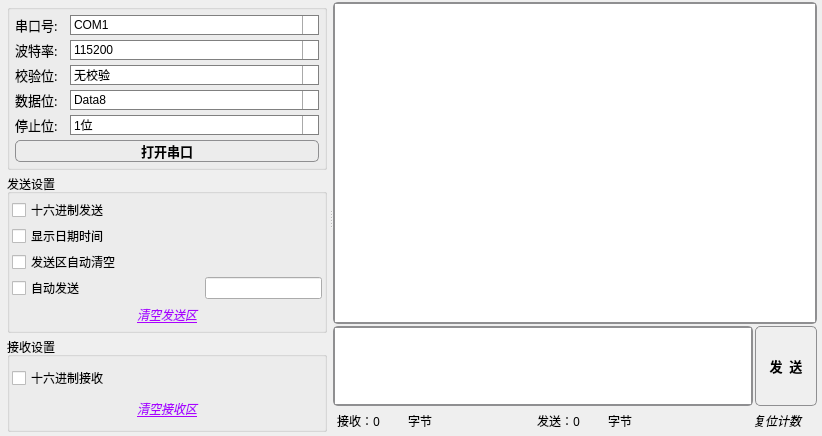
<?xml version="1.0" encoding="UTF-8"?>
<ui version="4.0">
 <class>MSerialWidget</class>
 <widget class="QWidget" name="MSerialWidget">
  <property name="geometry">
   <rect>
    <x>0</x>
    <y>0</y>
    <width>822</width>
    <height>436</height>
   </rect>
  </property>
  <property name="windowTitle">
   <string>Form</string>
  </property>
  <layout class="QGridLayout" name="gridLayout_2">
   <property name="leftMargin">
    <number>5</number>
   </property>
   <property name="topMargin">
    <number>2</number>
   </property>
   <property name="rightMargin">
    <number>5</number>
   </property>
   <property name="bottomMargin">
    <number>2</number>
   </property>
   <property name="spacing">
    <number>5</number>
   </property>
   <item row="0" column="0">
    <widget class="QSplitter" name="splitter">
     <property name="orientation">
      <enum>Qt::Horizontal</enum>
     </property>
     <widget class="QScrollArea" name="scrollArea">
      <property name="frameShape">
       <enum>QFrame::NoFrame</enum>
      </property>
      <property name="widgetResizable">
       <bool>true</bool>
      </property>
      <widget class="QWidget" name="scrollAreaWidgetContents_2">
       <property name="geometry">
        <rect>
         <x>0</x>
         <y>0</y>
         <width>361</width>
         <height>432</height>
        </rect>
       </property>
       <layout class="QVBoxLayout" name="verticalLayout_2">
        <property name="spacing">
         <number>4</number>
        </property>
        <property name="leftMargin">
         <number>2</number>
        </property>
        <property name="topMargin">
         <number>2</number>
        </property>
        <property name="rightMargin">
         <number>2</number>
        </property>
        <property name="bottomMargin">
         <number>2</number>
        </property>
        <item>
         <widget class="QGroupBox" name="SerialPort">
          <property name="minimumSize">
           <size>
            <width>141</width>
            <height>0</height>
           </size>
          </property>
          <property name="maximumSize">
           <size>
            <width>16777215</width>
            <height>16777215</height>
           </size>
          </property>
          <property name="styleSheet">
           <string notr="true">  QComboBox {
      border: 1px solid gray;
      border-radius: 0px;
      padding: 1px 18px 1px 3px;
      min-width: 6em;
  }

  QComboBox:editable {
      background: white;
  }


  /* QComboBox gets the &quot;on&quot; state when the popup is open */
  QComboBox:!editable:on, QComboBox::drop-down:editable:on {
      background: qlineargradient(x1: 0, y1: 0, x2: 0, y2: 1,
                                  stop: 0 #D3D3D3, stop: 0.4 #D8D8D8,
                                  stop: 0.5 #DDDDDD, stop: 1.0 #E1E1E1);
  }

  QComboBox:on { /* shift the text when the popup opens */
      padding-top: 3px;
      padding-left: 4px;
  }

  QComboBox::drop-down {
      subcontrol-origin: padding;
      subcontrol-position: top right;
      width: 15px;

      border-left-width: 1px;
      border-left-color: darkgray;
      border-left-style: solid; /* just a single line */
      border-top-right-radius: 3px; /* same radius as the QComboBox */
      border-bottom-right-radius: 3px;
  }
  QComboBox::down-arrow {
      image: url(:/icon/triangle_down_16px_1189852_easyicon.net.ico);
  }

  QComboBox::down-arrow:on { /* shift the arrow when popup is open */
      top: 1px;
      left: 1px;
  }</string>
          </property>
          <property name="title">
           <string/>
          </property>
          <property name="flat">
           <bool>true</bool>
          </property>
          <layout class="QGridLayout" name="gridLayout">
           <property name="leftMargin">
            <number>5</number>
           </property>
           <property name="topMargin">
            <number>5</number>
           </property>
           <property name="rightMargin">
            <number>5</number>
           </property>
           <property name="bottomMargin">
            <number>5</number>
           </property>
           <property name="spacing">
            <number>5</number>
           </property>
           <item row="4" column="0">
            <layout class="QHBoxLayout" name="horizontalLayout_5">
             <item>
              <widget class="QLabel" name="label_stopbit">
               <property name="sizePolicy">
                <sizepolicy hsizetype="Fixed" vsizetype="Preferred">
                 <horstretch>0</horstretch>
                 <verstretch>0</verstretch>
                </sizepolicy>
               </property>
               <property name="minimumSize">
                <size>
                 <width>50</width>
                 <height>0</height>
                </size>
               </property>
               <property name="font">
                <font>
                 <family>宋体</family>
                 <pointsize>10</pointsize>
                </font>
               </property>
               <property name="text">
                <string>停止位:</string>
               </property>
               <property name="alignment">
                <set>Qt::AlignLeading|Qt::AlignLeft|Qt::AlignVCenter</set>
               </property>
              </widget>
             </item>
             <item>
              <widget class="QComboBox" name="comboBox_stopbit">
               <property name="sizePolicy">
                <sizepolicy hsizetype="Expanding" vsizetype="Fixed">
                 <horstretch>0</horstretch>
                 <verstretch>0</verstretch>
                </sizepolicy>
               </property>
               <property name="styleSheet">
                <string notr="true"/>
               </property>
               <item>
                <property name="text">
                 <string>1位</string>
                </property>
               </item>
               <item>
                <property name="text">
                 <string>1.5位</string>
                </property>
               </item>
               <item>
                <property name="text">
                 <string>2位</string>
                </property>
               </item>
              </widget>
             </item>
            </layout>
           </item>
           <item row="0" column="0">
            <layout class="QHBoxLayout" name="horizontalLayout">
             <item>
              <widget class="QLabel" name="label_com">
               <property name="sizePolicy">
                <sizepolicy hsizetype="Fixed" vsizetype="Preferred">
                 <horstretch>0</horstretch>
                 <verstretch>0</verstretch>
                </sizepolicy>
               </property>
               <property name="minimumSize">
                <size>
                 <width>50</width>
                 <height>0</height>
                </size>
               </property>
               <property name="font">
                <font>
                 <family>宋体</family>
                 <pointsize>10</pointsize>
                </font>
               </property>
               <property name="text">
                <string>串口号:</string>
               </property>
               <property name="alignment">
                <set>Qt::AlignLeading|Qt::AlignLeft|Qt::AlignVCenter</set>
               </property>
              </widget>
             </item>
             <item>
              <widget class="QComboBox" name="comboBox_com">
               <property name="sizePolicy">
                <sizepolicy hsizetype="Expanding" vsizetype="Fixed">
                 <horstretch>0</horstretch>
                 <verstretch>0</verstretch>
                </sizepolicy>
               </property>
               <property name="styleSheet">
                <string notr="true"/>
               </property>
               <item>
                <property name="text">
                 <string>COM1</string>
                </property>
               </item>
               <item>
                <property name="text">
                 <string>COM2</string>
                </property>
               </item>
               <item>
                <property name="text">
                 <string>COM3</string>
                </property>
               </item>
               <item>
                <property name="text">
                 <string>COM4</string>
                </property>
               </item>
              </widget>
             </item>
            </layout>
           </item>
           <item row="1" column="0">
            <layout class="QHBoxLayout" name="horizontalLayout_2">
             <item>
              <widget class="QLabel" name="label_baund">
               <property name="sizePolicy">
                <sizepolicy hsizetype="Fixed" vsizetype="Preferred">
                 <horstretch>0</horstretch>
                 <verstretch>0</verstretch>
                </sizepolicy>
               </property>
               <property name="minimumSize">
                <size>
                 <width>50</width>
                 <height>0</height>
                </size>
               </property>
               <property name="font">
                <font>
                 <family>宋体</family>
                 <pointsize>10</pointsize>
                </font>
               </property>
               <property name="text">
                <string>波特率:</string>
               </property>
               <property name="alignment">
                <set>Qt::AlignLeading|Qt::AlignLeft|Qt::AlignVCenter</set>
               </property>
              </widget>
             </item>
             <item>
              <widget class="QComboBox" name="comboBox_baud">
               <property name="sizePolicy">
                <sizepolicy hsizetype="Expanding" vsizetype="Fixed">
                 <horstretch>0</horstretch>
                 <verstretch>0</verstretch>
                </sizepolicy>
               </property>
               <property name="styleSheet">
                <string notr="true"/>
               </property>
               <property name="currentIndex">
                <number>7</number>
               </property>
               <item>
                <property name="text">
                 <string>1200</string>
                </property>
               </item>
               <item>
                <property name="text">
                 <string>2400</string>
                </property>
               </item>
               <item>
                <property name="text">
                 <string>4800</string>
                </property>
               </item>
               <item>
                <property name="text">
                 <string>9600</string>
                </property>
               </item>
               <item>
                <property name="text">
                 <string>19200</string>
                </property>
               </item>
               <item>
                <property name="text">
                 <string>38400</string>
                </property>
               </item>
               <item>
                <property name="text">
                 <string>57600</string>
                </property>
               </item>
               <item>
                <property name="text">
                 <string>115200</string>
                </property>
               </item>
              </widget>
             </item>
            </layout>
           </item>
           <item row="2" column="0">
            <layout class="QHBoxLayout" name="horizontalLayout_3">
             <item>
              <widget class="QLabel" name="label_parity">
               <property name="sizePolicy">
                <sizepolicy hsizetype="Fixed" vsizetype="Preferred">
                 <horstretch>0</horstretch>
                 <verstretch>0</verstretch>
                </sizepolicy>
               </property>
               <property name="minimumSize">
                <size>
                 <width>50</width>
                 <height>0</height>
                </size>
               </property>
               <property name="font">
                <font>
                 <family>宋体</family>
                 <pointsize>10</pointsize>
                </font>
               </property>
               <property name="text">
                <string>校验位:</string>
               </property>
               <property name="alignment">
                <set>Qt::AlignLeading|Qt::AlignLeft|Qt::AlignVCenter</set>
               </property>
              </widget>
             </item>
             <item>
              <widget class="QComboBox" name="comboBox_parity">
               <property name="sizePolicy">
                <sizepolicy hsizetype="Expanding" vsizetype="Fixed">
                 <horstretch>0</horstretch>
                 <verstretch>0</verstretch>
                </sizepolicy>
               </property>
               <property name="styleSheet">
                <string notr="true"/>
               </property>
               <item>
                <property name="text">
                 <string>无校验</string>
                </property>
               </item>
               <item>
                <property name="text">
                 <string>奇校验</string>
                </property>
               </item>
               <item>
                <property name="text">
                 <string>偶校验</string>
                </property>
               </item>
               <item>
                <property name="text">
                 <string>1校验</string>
                </property>
               </item>
               <item>
                <property name="text">
                 <string>0校验</string>
                </property>
               </item>
              </widget>
             </item>
            </layout>
           </item>
           <item row="3" column="0">
            <layout class="QHBoxLayout" name="horizontalLayout_4">
             <item>
              <widget class="QLabel" name="label_databit">
               <property name="sizePolicy">
                <sizepolicy hsizetype="Fixed" vsizetype="Preferred">
                 <horstretch>0</horstretch>
                 <verstretch>0</verstretch>
                </sizepolicy>
               </property>
               <property name="minimumSize">
                <size>
                 <width>50</width>
                 <height>0</height>
                </size>
               </property>
               <property name="font">
                <font>
                 <family>宋体</family>
                 <pointsize>10</pointsize>
                </font>
               </property>
               <property name="text">
                <string>数据位:</string>
               </property>
               <property name="alignment">
                <set>Qt::AlignLeading|Qt::AlignLeft|Qt::AlignVCenter</set>
               </property>
              </widget>
             </item>
             <item>
              <widget class="QComboBox" name="comboBox_databit">
               <property name="sizePolicy">
                <sizepolicy hsizetype="Expanding" vsizetype="Fixed">
                 <horstretch>0</horstretch>
                 <verstretch>0</verstretch>
                </sizepolicy>
               </property>
               <property name="styleSheet">
                <string notr="true"/>
               </property>
               <property name="currentIndex">
                <number>3</number>
               </property>
               <item>
                <property name="text">
                 <string>Data5</string>
                </property>
               </item>
               <item>
                <property name="text">
                 <string>Data6</string>
                </property>
               </item>
               <item>
                <property name="text">
                 <string>Data7</string>
                </property>
               </item>
               <item>
                <property name="text">
                 <string>Data8</string>
                </property>
               </item>
              </widget>
             </item>
            </layout>
           </item>
           <item row="5" column="0">
            <widget class="QPushButton" name="buttonOpenSerial">
             <property name="minimumSize">
              <size>
               <width>62</width>
               <height>22</height>
              </size>
             </property>
             <property name="maximumSize">
              <size>
               <width>16777215</width>
               <height>30</height>
              </size>
             </property>
             <property name="font">
              <font>
               <family>宋体</family>
               <pointsize>10</pointsize>
               <weight>75</weight>
               <italic>false</italic>
               <bold>true</bold>
              </font>
             </property>
             <property name="styleSheet">
              <string notr="true">QPushButton
{
	border: 1px solid #8f8f91;
	border-radius: 5px;
	background-color: qlineargradient(x1: 0, y1: 0, x2: 0, y2: 	1,stop: 0 #f6f7fa, stop: 1 #dadbde);
	min-width: 60px;
	min-height: 20px;
}

QPushButton:hover
{
	background-color:rgb(220, 248, 255);
}
QPushButton:pressed 
{
	background-color: qlineargradient(x1: 0, y1: 0, x2: 0, y2: 1,stop: 0 #dadbde, stop: 1 #f6f7fa);
}</string>
             </property>
             <property name="text">
              <string>打开串口</string>
             </property>
             <property name="autoDefault">
              <bool>false</bool>
             </property>
             <property name="default">
              <bool>true</bool>
             </property>
             <property name="flat">
              <bool>false</bool>
             </property>
            </widget>
           </item>
          </layout>
         </widget>
        </item>
        <item>
         <widget class="QGroupBox" name="groupBox">
          <property name="maximumSize">
           <size>
            <width>16777215</width>
            <height>16777215</height>
           </size>
          </property>
          <property name="title">
           <string>发送设置</string>
          </property>
          <property name="flat">
           <bool>true</bool>
          </property>
          <layout class="QGridLayout" name="gridLayout_3">
           <property name="leftMargin">
            <number>2</number>
           </property>
           <property name="topMargin">
            <number>4</number>
           </property>
           <property name="rightMargin">
            <number>2</number>
           </property>
           <property name="bottomMargin">
            <number>2</number>
           </property>
           <property name="spacing">
            <number>2</number>
           </property>
           <item row="1" column="0">
            <widget class="QCheckBox" name="checkBox_hexsend">
             <property name="text">
              <string>十六进制发送</string>
             </property>
            </widget>
           </item>
           <item row="2" column="0">
            <widget class="QCheckBox" name="showDate">
             <property name="text">
              <string>显示日期时间</string>
             </property>
            </widget>
           </item>
           <item row="3" column="0">
            <widget class="QCheckBox" name="autoClearSend">
             <property name="text">
              <string>发送区自动清空</string>
             </property>
            </widget>
           </item>
           <item row="4" column="0">
            <layout class="QHBoxLayout" name="horizontalLayout_8">
             <item>
              <widget class="QCheckBox" name="checkBox_hexreceive_2">
               <property name="text">
                <string>自动发送</string>
               </property>
              </widget>
             </item>
             <item>
              <spacer name="horizontalSpacer_3">
               <property name="orientation">
                <enum>Qt::Horizontal</enum>
               </property>
               <property name="sizeHint" stdset="0">
                <size>
                 <width>40</width>
                 <height>20</height>
                </size>
               </property>
              </spacer>
             </item>
             <item>
              <widget class="QLineEdit" name="lineEdit">
               <property name="frame">
                <bool>true</bool>
               </property>
              </widget>
             </item>
            </layout>
           </item>
           <item row="5" column="0">
            <widget class="QPushButton" name="buttonClearSendArea">
             <property name="palette">
              <palette>
               <active>
                <colorrole role="ButtonText">
                 <brush brushstyle="SolidPattern">
                  <color alpha="255">
                   <red>170</red>
                   <green>0</green>
                   <blue>255</blue>
                  </color>
                 </brush>
                </colorrole>
               </active>
               <inactive>
                <colorrole role="ButtonText">
                 <brush brushstyle="SolidPattern">
                  <color alpha="255">
                   <red>170</red>
                   <green>0</green>
                   <blue>255</blue>
                  </color>
                 </brush>
                </colorrole>
               </inactive>
               <disabled>
                <colorrole role="ButtonText">
                 <brush brushstyle="SolidPattern">
                  <color alpha="255">
                   <red>120</red>
                   <green>120</green>
                   <blue>120</blue>
                  </color>
                 </brush>
                </colorrole>
               </disabled>
              </palette>
             </property>
             <property name="font">
              <font>
               <italic>true</italic>
               <underline>true</underline>
              </font>
             </property>
             <property name="text">
              <string>清空发送区</string>
             </property>
             <property name="flat">
              <bool>true</bool>
             </property>
            </widget>
           </item>
          </layout>
         </widget>
        </item>
        <item>
         <widget class="QGroupBox" name="groupBox_2">
          <property name="title">
           <string>接收设置</string>
          </property>
          <property name="flat">
           <bool>true</bool>
          </property>
          <layout class="QVBoxLayout" name="verticalLayout_4">
           <property name="spacing">
            <number>2</number>
           </property>
           <property name="leftMargin">
            <number>2</number>
           </property>
           <property name="topMargin">
            <number>4</number>
           </property>
           <property name="rightMargin">
            <number>2</number>
           </property>
           <property name="bottomMargin">
            <number>2</number>
           </property>
           <item>
            <widget class="QCheckBox" name="checkBox_hexreceive">
             <property name="text">
              <string>十六进制接收</string>
             </property>
            </widget>
           </item>
           <item>
            <widget class="QPushButton" name="buttonClearReceiveArea">
             <property name="minimumSize">
              <size>
               <width>0</width>
               <height>22</height>
              </size>
             </property>
             <property name="maximumSize">
              <size>
               <width>16777215</width>
               <height>24</height>
              </size>
             </property>
             <property name="palette">
              <palette>
               <active>
                <colorrole role="WindowText">
                 <brush brushstyle="SolidPattern">
                  <color alpha="255">
                   <red>0</red>
                   <green>0</green>
                   <blue>0</blue>
                  </color>
                 </brush>
                </colorrole>
                <colorrole role="Text">
                 <brush brushstyle="SolidPattern">
                  <color alpha="255">
                   <red>0</red>
                   <green>0</green>
                   <blue>0</blue>
                  </color>
                 </brush>
                </colorrole>
                <colorrole role="ButtonText">
                 <brush brushstyle="SolidPattern">
                  <color alpha="255">
                   <red>170</red>
                   <green>0</green>
                   <blue>255</blue>
                  </color>
                 </brush>
                </colorrole>
                <colorrole role="PlaceholderText">
                 <brush brushstyle="NoBrush">
                  <color alpha="128">
                   <red>0</red>
                   <green>0</green>
                   <blue>0</blue>
                  </color>
                 </brush>
                </colorrole>
               </active>
               <inactive>
                <colorrole role="WindowText">
                 <brush brushstyle="SolidPattern">
                  <color alpha="255">
                   <red>0</red>
                   <green>0</green>
                   <blue>0</blue>
                  </color>
                 </brush>
                </colorrole>
                <colorrole role="Text">
                 <brush brushstyle="SolidPattern">
                  <color alpha="255">
                   <red>0</red>
                   <green>0</green>
                   <blue>0</blue>
                  </color>
                 </brush>
                </colorrole>
                <colorrole role="ButtonText">
                 <brush brushstyle="SolidPattern">
                  <color alpha="255">
                   <red>170</red>
                   <green>0</green>
                   <blue>255</blue>
                  </color>
                 </brush>
                </colorrole>
                <colorrole role="PlaceholderText">
                 <brush brushstyle="NoBrush">
                  <color alpha="128">
                   <red>0</red>
                   <green>0</green>
                   <blue>0</blue>
                  </color>
                 </brush>
                </colorrole>
               </inactive>
               <disabled>
                <colorrole role="WindowText">
                 <brush brushstyle="SolidPattern">
                  <color alpha="255">
                   <red>120</red>
                   <green>120</green>
                   <blue>120</blue>
                  </color>
                 </brush>
                </colorrole>
                <colorrole role="Text">
                 <brush brushstyle="SolidPattern">
                  <color alpha="255">
                   <red>120</red>
                   <green>120</green>
                   <blue>120</blue>
                  </color>
                 </brush>
                </colorrole>
                <colorrole role="ButtonText">
                 <brush brushstyle="SolidPattern">
                  <color alpha="255">
                   <red>120</red>
                   <green>120</green>
                   <blue>120</blue>
                  </color>
                 </brush>
                </colorrole>
                <colorrole role="PlaceholderText">
                 <brush brushstyle="NoBrush">
                  <color alpha="128">
                   <red>0</red>
                   <green>0</green>
                   <blue>0</blue>
                  </color>
                 </brush>
                </colorrole>
               </disabled>
              </palette>
             </property>
             <property name="font">
              <font>
               <italic>true</italic>
               <underline>true</underline>
              </font>
             </property>
             <property name="text">
              <string>清空接收区</string>
             </property>
             <property name="flat">
              <bool>true</bool>
             </property>
            </widget>
           </item>
          </layout>
         </widget>
        </item>
       </layout>
      </widget>
     </widget>
     <widget class="QWidget" name="layoutWidget">
      <layout class="QVBoxLayout" name="verticalLayout" stretch="6,2,0">
       <property name="spacing">
        <number>2</number>
       </property>
       <item>
        <widget class="QTextEdit" name="receiveDataArea">
         <property name="minimumSize">
          <size>
           <width>0</width>
           <height>0</height>
          </size>
         </property>
         <property name="font">
          <font>
           <pointsize>10</pointsize>
          </font>
         </property>
         <property name="cursor" stdset="0">
          <cursorShape>IBeamCursor</cursorShape>
         </property>
         <property name="styleSheet">
          <string notr="true">QScrollBar
{	
	background-color:#F0F1EF; 
	width: 10px;
	margin: 10px 0 10px 0;
}
QScrollBar::handle
{ 
	background-color:rgb(214,214,214,70%);
    width:9px;
    border-radius:5px;
}
QScrollBar::handle:hover
{
	border-image: url(:/image/scrollbar_bar_highlight.png)
}
QScrollBar::add-line:vertical 
{
background:rgb(247,247,247);
border-image: url(:/icon/down.png); 
height: 10px; 
subcontrol-position: bottom;
subcontrol-origin: margin;
}
QScrollBar::sub-line:vertical 
{
background:rgb(247,247,247);
border-image: url(:/icon/up.png);
height: 10px;
subcontrol-position: top;
subcontrol-origin: margin;
}
QScrollBar::add-page:vertical
{
  	background-color:rgb(247,247,247);
}

QScrollBar::sub-page:vertical 
{
    background-color:rgb(247,247,247);
}
QTextEdit
{
	border: 2px solid #8f8f91;
	border-radius: 5px;
}
</string>
         </property>
         <property name="frameShape">
          <enum>QFrame::StyledPanel</enum>
         </property>
         <property name="frameShadow">
          <enum>QFrame::Plain</enum>
         </property>
         <property name="textInteractionFlags">
          <set>Qt::TextSelectableByKeyboard|Qt::TextSelectableByMouse</set>
         </property>
        </widget>
       </item>
       <item>
        <layout class="QHBoxLayout" name="horizontalLayout_6">
         <property name="spacing">
          <number>2</number>
         </property>
         <property name="sizeConstraint">
          <enum>QLayout::SetDefaultConstraint</enum>
         </property>
         <property name="topMargin">
          <number>0</number>
         </property>
         <item>
          <widget class="QTextEdit" name="sendDataArea">
           <property name="sizePolicy">
            <sizepolicy hsizetype="Expanding" vsizetype="Expanding">
             <horstretch>0</horstretch>
             <verstretch>0</verstretch>
            </sizepolicy>
           </property>
           <property name="minimumSize">
            <size>
             <width>0</width>
             <height>0</height>
            </size>
           </property>
           <property name="maximumSize">
            <size>
             <width>16777215</width>
             <height>80</height>
            </size>
           </property>
           <property name="styleSheet">
            <string notr="true">QScrollBar
{	
	background-color:#F0F1EF; 
	width: 10px;
	margin: 10px 0 10px 0;
}
QScrollBar::handle
{ 
	background-color:rgb(214,214,214,70%);
    width:9px;
    border-radius:5px;
}
QScrollBar::handle:hover
{
	border-image: url(:/image/scrollbar_bar_highlight.png)
}
QScrollBar::add-line:vertical 
{
background:rgb(247,247,247);
border-image: url(:/icon/down.png); 
height: 10px; 
subcontrol-position: bottom;
subcontrol-origin: margin;
}
QScrollBar::sub-line:vertical 
{
background:rgb(247,247,247);
border-image: url(:/icon/up.png);
height: 10px;
subcontrol-position: top;
subcontrol-origin: margin;
}
QScrollBar::add-page:vertical
{
  	background-color:rgb(247,247,247);
}

QScrollBar::sub-page:vertical 
{
    background-color:rgb(247,247,247);
}
QTextEdit
{
	border: 2px solid #8f8f91;
	border-radius: 5px;
}
</string>
           </property>
          </widget>
         </item>
         <item>
          <widget class="QPushButton" name="buttonSend">
           <property name="sizePolicy">
            <sizepolicy hsizetype="Minimum" vsizetype="Expanding">
             <horstretch>0</horstretch>
             <verstretch>0</verstretch>
            </sizepolicy>
           </property>
           <property name="minimumSize">
            <size>
             <width>62</width>
             <height>22</height>
            </size>
           </property>
           <property name="maximumSize">
            <size>
             <width>16777215</width>
             <height>80</height>
            </size>
           </property>
           <property name="font">
            <font>
             <family>宋体</family>
             <pointsize>10</pointsize>
             <weight>75</weight>
             <italic>false</italic>
             <bold>true</bold>
             <underline>false</underline>
            </font>
           </property>
           <property name="styleSheet">
            <string notr="true">QPushButton
{
	border: 1px solid #8f8f91;
	border-radius: 5px;
	background-color: qlineargradient(x1: 0, y1: 0, x2: 0, y2: 	1,stop: 0 #f6f7fa, stop: 1 #dadbde);
	min-width: 60px;
	min-height: 20px;
}

QPushButton:hover
{
	background-color:rgb(220, 248, 255);
}
QPushButton:pressed 
{
	background-color: qlineargradient(x1: 0, y1: 0, x2: 0, y2: 1,stop: 0 #dadbde, stop: 1 #f6f7fa);
}</string>
           </property>
           <property name="text">
            <string>发  送</string>
           </property>
           <property name="autoDefault">
            <bool>false</bool>
           </property>
           <property name="default">
            <bool>true</bool>
           </property>
           <property name="flat">
            <bool>false</bool>
           </property>
          </widget>
         </item>
        </layout>
       </item>
       <item>
        <layout class="QHBoxLayout" name="horizontalLayout_7">
         <property name="spacing">
          <number>0</number>
         </property>
         <property name="leftMargin">
          <number>4</number>
         </property>
         <item>
          <widget class="QLabel" name="label">
           <property name="sizePolicy">
            <sizepolicy hsizetype="Fixed" vsizetype="Preferred">
             <horstretch>0</horstretch>
             <verstretch>0</verstretch>
            </sizepolicy>
           </property>
           <property name="maximumSize">
            <size>
             <width>16777215</width>
             <height>16</height>
            </size>
           </property>
           <property name="font">
            <font>
             <family>微软雅黑 Light</family>
            </font>
           </property>
           <property name="text">
            <string>接收：</string>
           </property>
          </widget>
         </item>
         <item>
          <widget class="QLabel" name="receiveCount">
           <property name="minimumSize">
            <size>
             <width>35</width>
             <height>0</height>
            </size>
           </property>
           <property name="font">
            <font>
             <family>微软雅黑</family>
             <pointsize>9</pointsize>
            </font>
           </property>
           <property name="text">
            <string>0</string>
           </property>
          </widget>
         </item>
         <item>
          <widget class="QLabel" name="label_4">
           <property name="sizePolicy">
            <sizepolicy hsizetype="Fixed" vsizetype="Preferred">
             <horstretch>0</horstretch>
             <verstretch>0</verstretch>
            </sizepolicy>
           </property>
           <property name="font">
            <font>
             <family>微软雅黑 Light</family>
            </font>
           </property>
           <property name="text">
            <string>字节</string>
           </property>
          </widget>
         </item>
         <item>
          <spacer name="horizontalSpacer">
           <property name="orientation">
            <enum>Qt::Horizontal</enum>
           </property>
           <property name="sizeHint" stdset="0">
            <size>
             <width>40</width>
             <height>20</height>
            </size>
           </property>
          </spacer>
         </item>
         <item>
          <widget class="QLabel" name="label_2">
           <property name="sizePolicy">
            <sizepolicy hsizetype="Fixed" vsizetype="Preferred">
             <horstretch>0</horstretch>
             <verstretch>0</verstretch>
            </sizepolicy>
           </property>
           <property name="maximumSize">
            <size>
             <width>16777215</width>
             <height>16</height>
            </size>
           </property>
           <property name="font">
            <font>
             <family>微软雅黑 Light</family>
            </font>
           </property>
           <property name="text">
            <string>发送：</string>
           </property>
          </widget>
         </item>
         <item>
          <widget class="QLabel" name="sendCount">
           <property name="minimumSize">
            <size>
             <width>35</width>
             <height>0</height>
            </size>
           </property>
           <property name="font">
            <font>
             <family>微软雅黑</family>
             <pointsize>9</pointsize>
            </font>
           </property>
           <property name="text">
            <string>0</string>
           </property>
           <property name="scaledContents">
            <bool>true</bool>
           </property>
           <property name="margin">
            <number>0</number>
           </property>
          </widget>
         </item>
         <item>
          <widget class="QLabel" name="label_5">
           <property name="sizePolicy">
            <sizepolicy hsizetype="Fixed" vsizetype="Preferred">
             <horstretch>0</horstretch>
             <verstretch>0</verstretch>
            </sizepolicy>
           </property>
           <property name="font">
            <font>
             <family>微软雅黑 Light</family>
            </font>
           </property>
           <property name="text">
            <string>字节</string>
           </property>
          </widget>
         </item>
         <item>
          <spacer name="horizontalSpacer_2">
           <property name="orientation">
            <enum>Qt::Horizontal</enum>
           </property>
           <property name="sizeHint" stdset="0">
            <size>
             <width>40</width>
             <height>20</height>
            </size>
           </property>
          </spacer>
         </item>
         <item>
          <widget class="QPushButton" name="resetCount">
           <property name="font">
            <font>
             <pointsize>9</pointsize>
             <italic>true</italic>
             <underline>false</underline>
             <strikeout>false</strikeout>
             <kerning>false</kerning>
            </font>
           </property>
           <property name="text">
            <string>复位计数</string>
           </property>
           <property name="flat">
            <bool>true</bool>
           </property>
          </widget>
         </item>
        </layout>
       </item>
      </layout>
     </widget>
    </widget>
   </item>
  </layout>
 </widget>
 <tabstops>
  <tabstop>comboBox_com</tabstop>
  <tabstop>comboBox_baud</tabstop>
  <tabstop>comboBox_parity</tabstop>
  <tabstop>comboBox_databit</tabstop>
  <tabstop>comboBox_stopbit</tabstop>
  <tabstop>checkBox_hexsend</tabstop>
  <tabstop>receiveDataArea</tabstop>
  <tabstop>sendDataArea</tabstop>
 </tabstops>
 <resources/>
 <connections>
  <connection>
   <sender>buttonClearReceiveArea</sender>
   <signal>pressed()</signal>
   <receiver>receiveDataArea</receiver>
   <slot>clear()</slot>
   <hints>
    <hint type="sourcelabel">
     <x>89</x>
     <y>414</y>
    </hint>
    <hint type="destinationlabel">
     <x>425</x>
     <y>158</y>
    </hint>
   </hints>
  </connection>
  <connection>
   <sender>buttonClearSendArea</sender>
   <signal>clicked()</signal>
   <receiver>sendDataArea</receiver>
   <slot>clear()</slot>
   <hints>
    <hint type="sourcelabel">
     <x>180</x>
     <y>296</y>
    </hint>
    <hint type="destinationlabel">
     <x>329</x>
     <y>363</y>
    </hint>
   </hints>
  </connection>
  <connection>
   <sender>buttonClearReceiveArea</sender>
   <signal>clicked()</signal>
   <receiver>resetCount</receiver>
   <slot>click()</slot>
   <hints>
    <hint type="sourcelabel">
     <x>207</x>
     <y>410</y>
    </hint>
    <hint type="destinationlabel">
     <x>638</x>
     <y>431</y>
    </hint>
   </hints>
  </connection>
 </connections>
</ui>
